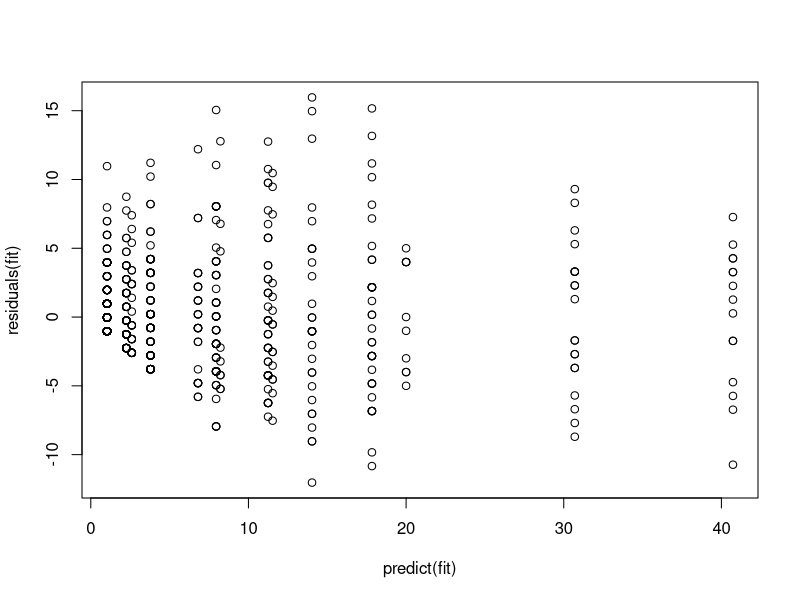

This figure's R source:
library(rpart)


### Name: residuals.rpart
### Title: Residuals From a Fitted Rpart Object
### Aliases: residuals.rpart
### Keywords: tree

### ** Examples

fit <- rpart(skips ~ Opening + Solder + Mask + PadType + Panel,
             data = solder, method = "anova")
summary(residuals(fit))
plot(predict(fit),residuals(fit))
